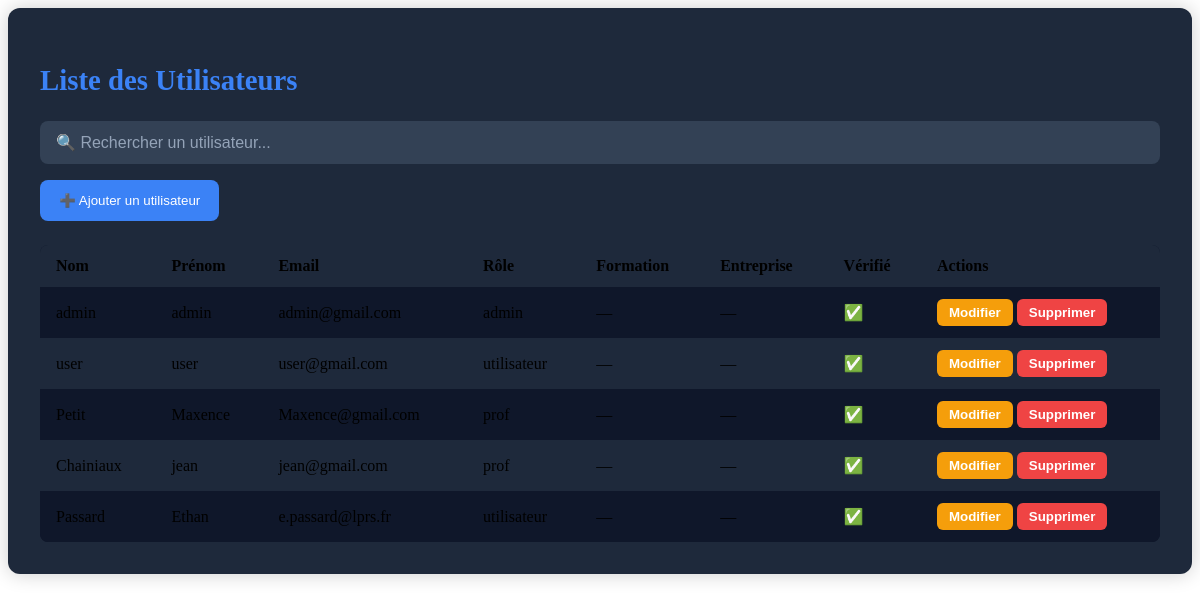
The app's page /vue/page_admin/Utilisateur.php with its own data.
### tables this page shows
CREATE TABLE IF NOT EXISTS `utilisateur` (
  `id_utilisateur` int NOT NULL AUTO_INCREMENT,
  `nom` varchar(100) NOT NULL,
  `prenom` varchar(100) NOT NULL,
  `email` varchar(150) NOT NULL,
  `mdp` varchar(255) NOT NULL,
  `role` varchar(50) DEFAULT 'utilisateur',
  `specialite` varchar(100) DEFAULT NULL,
  `poste` varchar(100) DEFAULT NULL,
  `annee_promo` year DEFAULT NULL,
  `cv` blob,
  `token` int DEFAULT NULL,
  `date_fin` varchar(11) NOT NULL,
  `motif_partenariat` text,
  `est_verifie` tinyint(1) DEFAULT '0',
  `ref_entreprise` int DEFAULT NULL,
  `ref_formation` int DEFAULT NULL,
  PRIMARY KEY (`id_utilisateur`),
  KEY `ref_entreprise` (`ref_entreprise`),
  KEY `ref_formation` (`ref_formation`)
);

### src/repository/UtilisateurRepository.php (called while the page is built, shortened)
<?php
class UtilisateurRepository
{
    private $bdd;
    public function __construct()
    {
        $this->bdd = new BDD();
    }
    public function listeUtilisateur()
    {
        $sql = 'SELECT * FROM utilisateur';
        $req = $this->bdd->getBdd()->prepare($sql);
        $req->execute();
        return $req->fetchAll(PDO::FETCH_ASSOC);
    }
}

### src/bdd/BDD.php (called while the page is built)
<?php
class BDD
{
    private $bdd;
    public function __construct()
    {
            $this->bdd = new PDO('mysql:host=localhost;dbname=projetlprs;charset=utf8', 'root', '');
    }
    public function getBDD()
    {
        return $this->bdd;
    }
}

### vue/page_admin/Utilisateur.php (the view, shortened to what this page needs)
<?php
require_once __DIR__ . '/../../src/repository/UtilisateurRepository.php';
require_once __DIR__ . '/../../src/bdd/BDD.php';
$repo = new UtilisateurRepository();
$listeUtilisateurs = $repo->listeUtilisateur();
?>
<div class="admin-container">
    <h2>Liste des Utilisateurs</h2>
    <input type="text" id="search" class="search-bar" placeholder="🔍 Rechercher un utilisateur..." onkeyup="filter()">
    <button class="btn-ajout" onclick="window.location.href='page_admin/crud/AjoutUtilisateur.php'">
        ➕ Ajouter un utilisateur
    </button>
    <table>
        <thead>
        <tr>
            <th>Nom</th>
            <th>Prénom</th>
            <th>Email</th>
            <th>Rôle</th>
            <th>Formation</th>
            <th>Entreprise</th>
            <th>Vérifié</th>
            <th>Actions</th>
        </tr>
        </thead>
        <tbody>
        <?php if (!empty($listeUtilisateurs)) : ?>
            <?php foreach ($listeUtilisateurs as $user): ?>
                <tr>
                    <td><?= htmlspecialchars($user['nom']) ?></td>
                    <td><?= htmlspecialchars($user['prenom']) ?></td>
                    <td><?= htmlspecialchars($user['email']) ?></td>
                    <td><?= htmlspecialchars($user['role'] ?? '—') ?></td>
                    <td><?= htmlspecialchars($user['ref_formation'] ?? '—') ?></td>
                    <td><?= htmlspecialchars($user['ref_entreprise'] ?? '—') ?></td>
                    <td><?= ($user['est_verifie'] ?? 0) ? '✅' : '❌' ?></td>
                    <td><?php if (!($user['est_verifie'] ?? 0)) : ?>
                        <button class="btn-action btn-valider" onclick="window.location.href='../src/traitement/Utilisateur/TraitementValiderUtilisateur.php?id=<?= $user['id_utilisateur'] ?>'">Vérifier</button><?php endif; ?>
                        <button class="btn-action btn-modifier" onclick="window.location.href='../vue/page_admin/crud/ModifUtilisateur.php?id=<?= $user['id_utilisateur'] ?>'">Modifier</button>
                        <button class="btn-action btn-supprimer" onclick="if(confirm('Supprimer cet utilisateur ?')) window.location.href='../src/traitement/Utilisateur/TraitementSuppresionUtilisateur.php?id=<?= $user['id_utilisateur'] ?>'">Supprimer</button>
                    </td>
                </tr>
            <?php endforeach; ?>
        <?php else: ?>
            <tr><td colspan="8" style="text-align:center; opacity:0.7;">Aucun utilisateur trouvé 😔</td></tr>
        <?php endif; ?>
        </tbody>
    </table>
</div>

### vue/page_admin/Utilisateur.php (style rules this page uses)
.admin-container { background: #1e293b; color: #f1f5f9; padding: 2rem; border-radius: 12px; box-shadow: 0 0 20px rgba(0,0,0,0.2); max-width: 1200px; margin: 0 auto; }
.admin-container h2 { color: #3b82f6; font-size: 1.8rem; margin-bottom: 1.5rem; }
.search-bar { width: 100%; padding: 0.8rem 1rem; margin-bottom: 1rem; border: none; border-radius: 8px; background: #334155; color: white; font-size: 1rem; }
.search-bar::placeholder { color: #94a3b8; }
.btn-ajout { background: #3b82f6; border: none; color: white; padding: 0.8rem 1.2rem; border-radius: 8px; cursor: pointer; margin-bottom: 1.5rem; transition: 0.2s; }
table { width: 100%; border-collapse: collapse; background: #0f172a; border-radius: 8px; overflow: hidden; }
th, td { text-align: left; padding: 12px 16px; }
thead { background: #1e293b; }
tbody tr:nth-child(odd) { background: #0f172a; }
tbody tr:nth-child(even) { background: #1e293b; }
.btn-action { border: none; padding: 6px 12px; border-radius: 6px; cursor: pointer; font-weight: bold; color: white; transition: 0.2s; }
.btn-modifier { background: #f59e0b; }
.btn-supprimer { background: #ef4444; }

### records on screen
utilisateur: nom "admin", prenom "admin", email "admin@gmail.com", role "admin", ref_formation "—", ref_entreprise "—"
utilisateur: nom "user", prenom "user", email "user@gmail.com", role "utilisateur", ref_formation "—", ref_entreprise "—"
utilisateur: nom "Petit", prenom "Maxence", email "Maxence@gmail.com", role "prof", ref_formation "—", ref_entreprise "—"
utilisateur: nom "Chainiaux", prenom "jean", email "jean@gmail.com", role "prof", ref_formation "—", ref_entreprise "—"
utilisateur: nom "Passard", prenom "Ethan", email "e.passard@lprs.fr", role "utilisateur", ref_formation "—", ref_entreprise "—"
